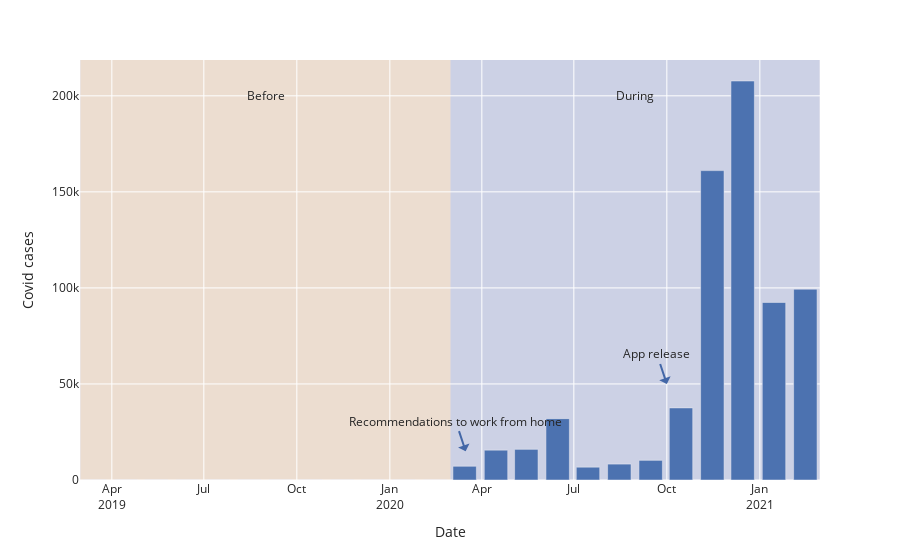

The notebook cell this image was saved under:
### Markdown cell above
## Users

### Code cell
# covid_cases['scaled'] = covid_cases.cases / 125
fig = px.bar(x=covid_cases['date'], y=covid_cases['cases'], labels={ 'x': 'Date', 'y': 'Covid cases' })

fig.update_xaxes(
    dtick="M3",
    tickformat="%b\n%Y")

fig.add_annotation(x=parser.parse('2020-03-16'), y=15000,
            text="Recommendations to work from home",
            showarrow=True,
            arrowhead=1)
fig.add_annotation(x=parser.parse('2020-10-01'), y=50000,
            text="App release",
            showarrow=True,
            arrowhead=1)

annotate_before_after(fig, True, 200000)

fig.update_layout(showlegend=False)
fig.show()

### Figure 1 — Plotly figure (JSON) as saved in the notebook; plotly's stock layout.template omitted (floating-point values rounded to 4 significant figures)
{"data": [{"alignmentgroup": "True", "hovertemplate": "Date=%{x}<br>Covid cases=%{y}<extra></extra>", "legendgroup": "", "marker": {"color": "rgb(76,114,176)", "pattern": {"shape": ""}}, "name": "", "offsetgroup": "", "orientation": "v", "showlegend": false, "textposition": "auto", "type": "bar", "x": ["2019-03-15T00:00:00", "2019-04-15T00:00:00", "2019-05-15T00:00:00", "2019-06-15T00:00:00", "2019-07-15T00:00:00", "2019-08-15T00:00:00", "2019-09-15T00:00:00", "2019-10-15T00:00:00", "2019-11-15T00:00:00", "2019-12-15T00:00:00", "2020-01-15T00:00:00", "2020-02-15T00:00:00", "2020-03-15T00:00:00", "2020-04-15T00:00:00", "2020-05-15T00:00:00", "2020-06-15T00:00:00", "2020-07-15T00:00:00", "2020-08-15T00:00:00", "2020-09-15T00:00:00", "2020-10-15T00:00:00", "2020-11-15T00:00:00", "2020-12-15T00:00:00", "2021-01-15T00:00:00", "2021-02-15T00:00:00"], "xaxis": "x", "y": [0, 0, 0, 0, 0, 0, 0, 0, 0, 0, 0, 14, 7159, 15527, 15961, 31951, 6673, 8285, 10233, 37527, 161065, 207718, 92437, 99336], "yaxis": "y"}], "layout": {"annotations": [{"arrowhead": 1, "showarrow": true, "text": "Recommendations to work from home", "x": "2020-03-16T00:00:00", "y": 15000}, {"arrowhead": 1, "showarrow": true, "text": "App release", "x": "2020-10-01T00:00:00", "y": 50000}, {"showarrow": false, "text": "Before", "x": "2019-08-31T00:00:00", "y": 200000}, {"showarrow": false, "text": "During", "x": "2020-08-30T12:00:00", "y": 200000}], "autosize": true, "barmode": "relative", "legend": {"tracegroupgap": 0}, "margin": {"t": 60}, "shapes": [{"fillcolor": "#F4AC45", "layer": "below", "line": {"width": 0}, "opacity": 0.2, "type": "rect", "x0": "2019-03-01T00:00:00", "x1": "2020-03-01T00:00:00", "xref": "x", "y0": 0, "y1": 1, "yref": "y domain"}, {"fillcolor": "#5470AF", "layer": "below", "line": {"width": 0}, "opacity": 0.2, "type": "rect", "x0": "2020-03-01T00:00:00", "x1": "2021-03-01T00:00:00", "xref": "x", "y0": 0, "y1": 1, "yref": "y domain"}], "showlegend": false, "xaxis": {"anchor": "y", "autorange": true, "domain": [0, 1], "dtick": "M3", "range": ["2019-02-28 12:00", "2021-03-01 12:00"], "tickformat": "%b\n%Y", "title": {"text": "Date"}, "type": "date"}, "yaxis": {"anchor": "x", "autorange": true, "domain": [0, 1], "range": [0, 218700.0], "title": {"text": "Covid cases"}, "type": "linear"}}}
